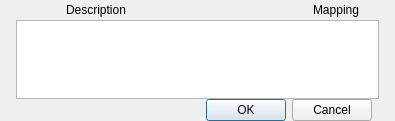
<?xml version="1.0" encoding="UTF-8"?>
<ui version="4.0">
 <class>AddChannel_Dialog</class>
 <widget class="QDialog" name="AddChannel_Dialog">
  <property name="windowModality">
   <enum>Qt::WindowModal</enum>
  </property>
  <property name="geometry">
   <rect>
    <x>0</x>
    <y>0</y>
    <width>395</width>
    <height>121</height>
   </rect>
  </property>
  <property name="windowTitle">
   <string>Add Data Set Channel</string>
  </property>
  <layout class="QVBoxLayout" name="verticalLayout">
   <property name="spacing">
    <number>0</number>
   </property>
   <property name="leftMargin">
    <number>16</number>
   </property>
   <property name="topMargin">
    <number>0</number>
   </property>
   <property name="rightMargin">
    <number>16</number>
   </property>
   <property name="bottomMargin">
    <number>0</number>
   </property>
   <item>
    <layout class="QHBoxLayout" name="AddChannel_Header_HLayout">
     <item>
      <spacer name="AddChannel_Header_HSpacer1">
       <property name="orientation">
        <enum>Qt::Horizontal</enum>
       </property>
       <property name="sizeType">
        <enum>QSizePolicy::Fixed</enum>
       </property>
       <property name="sizeHint" stdset="0">
        <size>
         <width>50</width>
         <height>20</height>
        </size>
       </property>
      </spacer>
     </item>
     <item>
      <widget class="QLabel" name="AddChannel_Header_Description_Label">
       <property name="text">
        <string>Description</string>
       </property>
      </widget>
     </item>
     <item>
      <spacer name="AddChannel_Header_HSpacer2">
       <property name="orientation">
        <enum>Qt::Horizontal</enum>
       </property>
       <property name="sizeHint" stdset="0">
        <size>
         <width>40</width>
         <height>20</height>
        </size>
       </property>
      </spacer>
     </item>
     <item>
      <widget class="QLabel" name="AddChannel_Header_Mapping_Label">
       <property name="text">
        <string>Mapping</string>
       </property>
      </widget>
     </item>
     <item>
      <spacer name="AddChannel_Header_HSpacer3">
       <property name="orientation">
        <enum>Qt::Horizontal</enum>
       </property>
       <property name="sizeType">
        <enum>QSizePolicy::Fixed</enum>
       </property>
       <property name="sizeHint" stdset="0">
        <size>
         <width>20</width>
         <height>20</height>
        </size>
       </property>
      </spacer>
     </item>
    </layout>
   </item>
   <item>
    <widget class="QListWidget" name="AddChannel_ListWidget">
     <property name="sizePolicy">
      <sizepolicy hsizetype="Expanding" vsizetype="Expanding">
       <horstretch>0</horstretch>
       <verstretch>0</verstretch>
      </sizepolicy>
     </property>
     <property name="selectionMode">
      <enum>QAbstractItemView::MultiSelection</enum>
     </property>
     <property name="resizeMode">
      <enum>QListView::Adjust</enum>
     </property>
     <property name="spacing">
      <number>1</number>
     </property>
    </widget>
   </item>
   <item>
    <layout class="QHBoxLayout" name="AddChannel_HLayout">
     <item>
      <spacer name="AddChannel_ButtonBox_HSpacer">
       <property name="orientation">
        <enum>Qt::Horizontal</enum>
       </property>
       <property name="sizeHint" stdset="0">
        <size>
         <width>40</width>
         <height>20</height>
        </size>
       </property>
      </spacer>
     </item>
     <item>
      <widget class="QDialogButtonBox" name="AddChannel_ButtonBox">
       <property name="orientation">
        <enum>Qt::Horizontal</enum>
       </property>
       <property name="standardButtons">
        <set>QDialogButtonBox::Cancel|QDialogButtonBox::Ok</set>
       </property>
       <property name="centerButtons">
        <bool>true</bool>
       </property>
      </widget>
     </item>
    </layout>
   </item>
  </layout>
 </widget>
 <resources/>
 <connections>
  <connection>
   <sender>AddChannel_ButtonBox</sender>
   <signal>accepted()</signal>
   <receiver>AddChannel_Dialog</receiver>
   <slot>accept()</slot>
   <hints>
    <hint type="sourcelabel">
     <x>377</x>
     <y>119</y>
    </hint>
    <hint type="destinationlabel">
     <x>157</x>
     <y>120</y>
    </hint>
   </hints>
  </connection>
  <connection>
   <sender>AddChannel_ButtonBox</sender>
   <signal>rejected()</signal>
   <receiver>AddChannel_Dialog</receiver>
   <slot>reject()</slot>
   <hints>
    <hint type="sourcelabel">
     <x>377</x>
     <y>119</y>
    </hint>
    <hint type="destinationlabel">
     <x>286</x>
     <y>120</y>
    </hint>
   </hints>
  </connection>
 </connections>
</ui>
